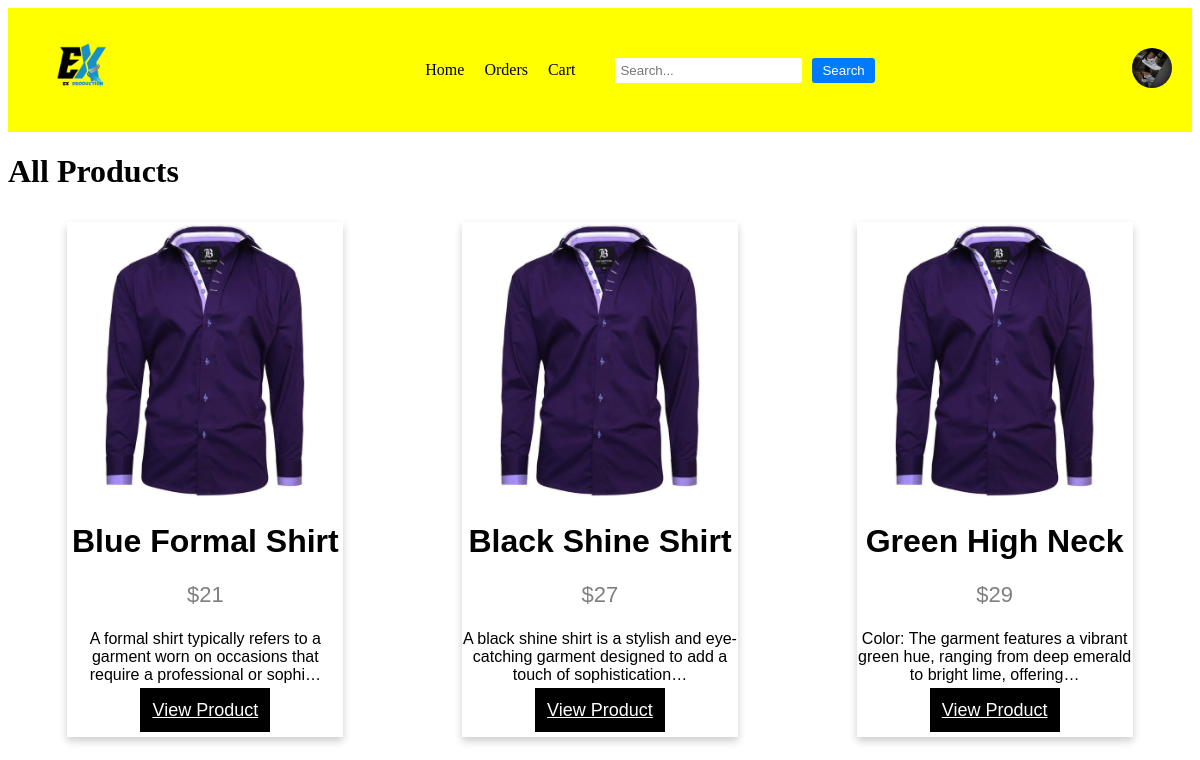
The page / on the database its author committed.
### ecommerceApp/models.py (models this page shows, shortened)
class Products(models.Model):
    product_id = models.AutoField(primary_key=True)
    name = models.CharField(max_length=100)
    description = models.TextField(default='No description available')
    image = models.ImageField(upload_to='product_image')
    price = models.IntegerField()
    stock = models.IntegerField(default=0)

### ecommerceApp/views.py (the view)
# urls.py: path('' , views.index , name='index'),
def index(request):
    products = Products.objects.all()
    return render(request , 'home.html' ,{'products': products} )

### templates/home.html (shortened to what this page needs)
{% extends "navbar.html" %}
{% load static %}
{% block additional_css %} <link rel="stylesheet" type="text/css" href="{% static 'css/home.css' %}">
{% endblock additional_css %}
{% block body %}
<div class="product-list">
    <div class="product-row">
        <h1>All Products</h1>
        {% if products %}
    <div class="product-list">
        {% for product in products %}
            <div class="card">
                <img src="{{ product.image.url }}" alt="{{ product.name }}" style="width:100%">
                <h1>{{ product.name }}</h1>
                <p class="price">${{ product.price }}</p>
                <p>{{ product.description | truncatechars:100 }}</p>
                <p><a href="/productpage/{{product.product_id}}" >View Product</a></p>
            </div>
        {% endfor %}
    </div>
{% else %}
    <p>No products available.</p>
{% endif %}
{% endblock body %}

### templates/navbar.html (shortened to what this page needs)
<!DOCTYPE html>
{% load static %}
<html lang="en">
<head>
    <link rel="stylesheet" type="text/css" href="{% static 'css/navbar.css' %}">
    {% block additional_css %}{% endblock additional_css %}
</head>
<body>
<nav class="navbar">
    <div class="logo">
        <a href="#"><img src="{% static 'img/back.png' %}" alt="ExProduction"></a>
    </div>
    <form action="/search" method="GET" class="menu-form">
        <ul class="menu">
            <li><a href="/">Home</a></li>
            <li><a href="/u_orders">Orders</a></li>
            <li><a href="/cart">Cart</a></li>
        </ul>
        <input type="text" name="search" placeholder="Search...">
        <button type="submit">Search</button>
    </form>
    <div class="user-profile">
        <div class="profile-icon">
            <img src="{% static 'img/one.jpg' %}" alt="User Icon">
        </div>
    </div>
</nav>
{% block body %}{% endblock body %}
</body>
</html>

### static/css/navbar.css (style rules this page uses)
.navbar { background-color: yellow; color:black; display: flex; justify-content: space-between; align-items: center; padding: 10px 20px; }
.logo img { width: 100px; }
.menu { color: black; list-style-type: none; padding: 0; margin: 40px; display: flex; }
.menu li { margin-right: 20px; }
.menu li:last-child { margin-right: 0; }
.menu a { color: black; text-decoration: none; }
.menu-form { display: flex; align-items: center; }
.menu-form input[type="text"] { padding: 5px; border: none; border-radius: 3px; margin-right: 10px; }
.menu-form button { padding: 5px 10px; background-color: #007bff; border: none; border-radius: 3px; color: #fff; cursor: pointer; }
.user-profile { position: relative; }
.profile-icon img { width: 40px; border-radius: 50%; cursor: pointer; }

### static/css/home.css (style rules this page uses)
.product-list { display: flex; flex-wrap: wrap; justify-content: space-around; }
.card { box-shadow: 0 4px 8px 0 rgba(0, 0, 0, 0.2); width: calc(25% - 20px); margin: 10px; text-align: center; font-family: arial; }
.price { color: grey; font-size: 22px; }
.card a { border: none; outline: 0; padding: 12px; color: white; background-color: #000; text-align: center; cursor: pointer; width: 100%; font-size: 18px; }

### rows shown on the page
Products: image (picture), name "Blue Formal Shirt", price "21", description "A formal shirt typically refers to a garment worn on occasions that require a professional or sophi…"
Products: image (picture), name "Black Shine Shirt", price "27", description "A black shine shirt is a stylish and eye-catching garment designed to add a touch of sophistication…"
Products: image (picture), name "Green High Neck", price "29", description "Color: The garment features a vibrant green hue, ranging from deep emerald to bright lime, offering…"
